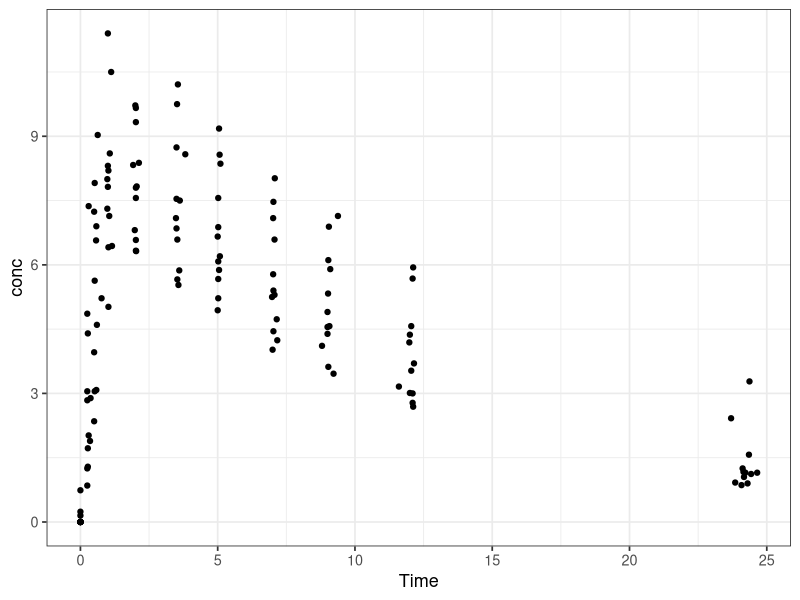
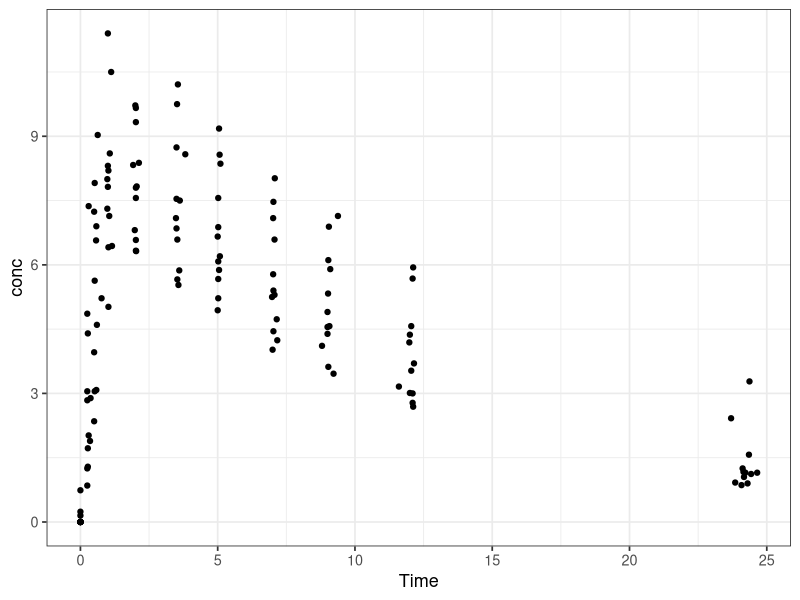

Write the R code that produced these figures, in order.
## ---- chunk 1
#| echo: true 

library(ggplot2)
ggplot(Theoph, aes(Time, conc)) + 
  geom_point() + 
  theme_bw(base_size = 13)
## ---- chunk 2
#| echo: true 
#| code-line-numbers: "1-2|3,4"
library(ggplot2)
ggplot(Theoph, aes(Time, conc)) + 
  geom_point() + 
  theme_bw(base_size = 13)
